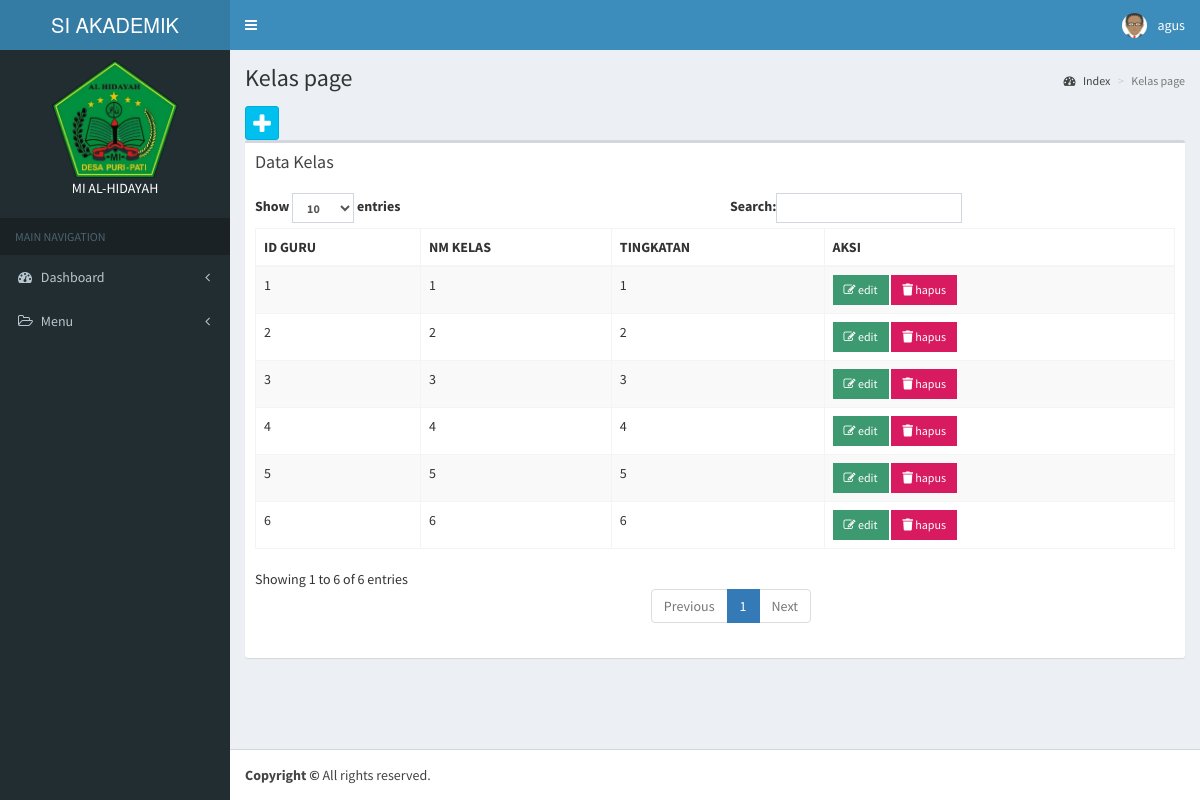
Screenshot of /app/kelas/index.php (signed in) with the database file from the repository.
### tables this page shows
CREATE TABLE `kelas` (
  `id_kelas` int(11) NOT NULL,
  `id_guru` int(11) DEFAULT NULL,
  `nm_kelas` varchar(50) DEFAULT NULL,
  `tingkatan` int(11) DEFAULT NULL
);

### config/config.php (called while the page is built, shortened)
<?php
function Url_web(){
    $xplode = explode("/", $_SERVER['REQUEST_URI']);
    return $xplode[1];
}
$defaul_uri = "/".Url_web();
$url = "http://".$_SERVER['SERVER_NAME'].":".$_SERVER['SERVER_PORT'].$defaul_uri;
function DB(){
    return ["localhost", "root", "", "vinka"];
}
function QueryManyData($sql){
    $conn = new mysqli(DB()[0], DB()[1], DB()[2], DB()[3]);
    $result = $conn->query($sql);
    return $result;
}

### app/kelas/index.php (the view, shortened to what this page needs)
<?php include_once '../template/header.php'; ?>
<?php include_once '../template/navbar.php'; ?>
<?php include_once '../template/sidebar.php'; ?>
<div class='content-wrapper'>
  <section class='content-header'>
    <h1>Kelas page
    </h1>
    <ol class='breadcrumb'>
      <li><a href='#'><i class='fa fa-dashboard'></i> Index</a></li>
      <li class='active'>Kelas page</li>
    </ol>
  </section>
  <section class='content'>
    <a class='btn btn-social-icon btn-info' data-toggle='tooltip' data-placement='top' title='Tambah data kelas' href='<?= $url ?>/app/kelas/tambah.php'><i class='fa fa-plus'></i></a>
    <div class='row'>
      <div class='col-xs-12'>
        <div class='box'>
          <div class='box-header'>
            <h3 class='box-title'>Data Kelas</h3>
          </div>
          <div class='box-body'>
            <table id='example1' class='table table-bordered table-striped'>
              <thead>
                <tr>
                       <th>ID GURU</th>
                       <th>NM KELAS</th>
                       <th>TINGKATAN</th>
                       <th>AKSI</th>
                  </tr>
                </thead>
                <tbody>
                    <?php
                    foreach (QueryManyData('SELECT * FROM kelas') as $row) {
                    ?>
                        <tr>
                       <td><?= $row['id_guru'] ?></td>
                       <td><?= $row['nm_kelas'] ?></td>
                       <td><?= $row['tingkatan'] ?></td>
                       <td>
                              <a href='<?= $url ?>/app/kelas/edit.php?id_kelas=<?= $row['id_kelas'] ?>' class='btn bg-olive btn-flat btn-sm'><i class='fa fa-edit'></i> edit</a>
                              <button onclick='ConfirmDelete(<?= $row['id_kelas'] ?>)' class='btn bg-maroon btn-flat btn-sm'>
                                <i class='fas fa-trash'></i>
                                hapus
                              </button>
                        </td>
                    </tr>
                    <?php
                    }
                    ?>
                </tbody>
            </table>
        </div>
    </div>
     </div>
    </div>
</div>
<?php include_once '../template/footer.php'; ?>

### rows the page displays
kelas: id_guru "1", nm_kelas "1", tingkatan "1"
kelas: id_guru "2", nm_kelas "2", tingkatan "2"
kelas: id_guru "3", nm_kelas "3", tingkatan "3"
kelas: id_guru "4", nm_kelas "4", tingkatan "4"
kelas: id_guru "5", nm_kelas "5", tingkatan "5"
kelas: id_guru "6", nm_kelas "6", tingkatan "6"

### other values shown
$_SESSION['username'] "agus"
